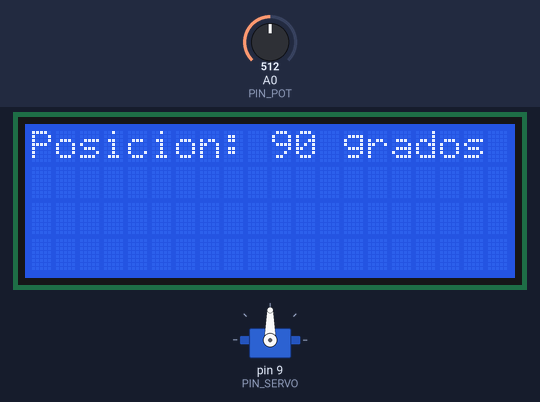
Simulated run of this sketch. Board: Arduino Uno, built with avr-gcc and run on an emulated ATmega328P. Parts: servo, 20×4 character LCD. The test bench sets the inputs (shaded band); at power-on: A0 (PIN_POT) = 512. What the sketch prints to the serial monitor is not drawn.

Above: at 3.2 s.
3.3 s: A0 (PIN_POT) set to 716
At 4.6 s:
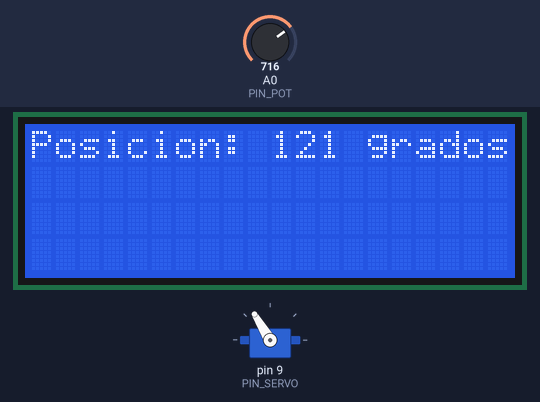
4.9 s: A0 (PIN_POT) set to 900
At 5.4 s:
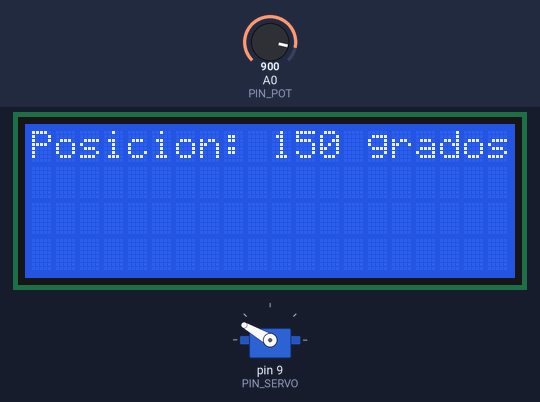
6.5 s: A0 (PIN_POT) set to 588
At 7.4 s:
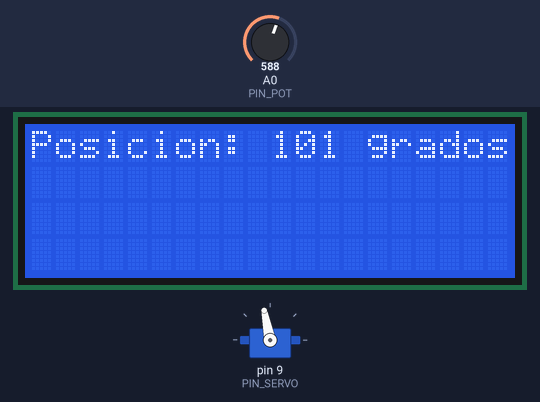
8.0 s: A0 (PIN_POT) set to 565
At 9.3 s:
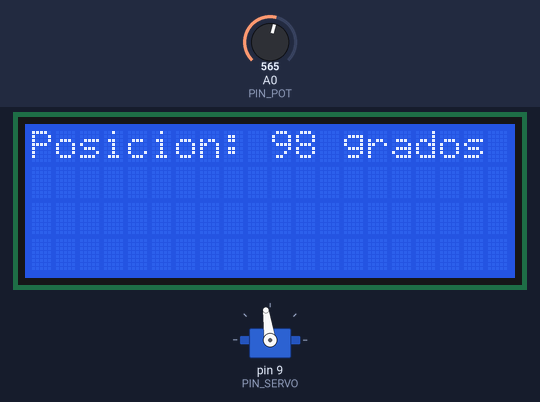
9.6 s: A0 (PIN_POT) set to 306
At 11.1 s:
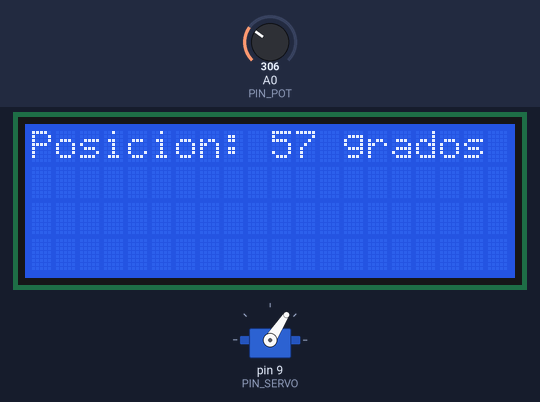
12.6 s: A0 (PIN_POT) set to 122
At 13.3 s:
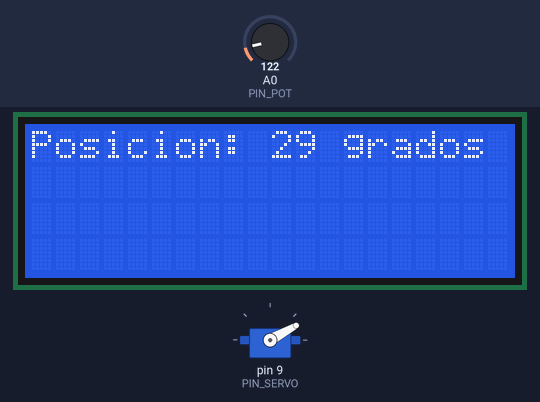
Timing chart, 0 to 15.2 s (numbered marks = the images above; inputs shaded):
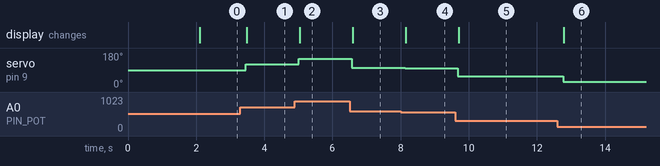

The sketch:

Ejercicio5.ino
```cpp
#include <Servo.h>
#include <Wire.h>
#include <LiquidCrystal_I2C.h>

//Objeto pantalla
LiquidCrystal_I2C lcd(0x27, 20, 4); // set the LCD address to 0x27 for a 16 chars and 2 line display

#define PIN_SERVO 9
#define PIN_POT A0
//https://www.luisllamas.es/salidas-analogicas-pwm-en-arduino/
Servo miservo;

void setup() {
  Serial.begin(9600);
  miservo.attach(PIN_SERVO);
  lcd.init();
  lcd.backlight();
  lcd.setCursor(0, 0);
  lcd.print("Inicializando...");
  delay(2000);
  lcd.clear();
}

void loop() {
  int val = analogRead(PIN_POT);
  int Ang = map(val, 0, 1023, 10, 170);
  Serial.println(Ang);
  miservo.write(Ang);
  muestraTexto(Ang);
  delay(150);
}

void muestraTexto(int Ang) {
   lcd.clear();
  Serial.println(F("Muestra Texto en Pantalla LCD 20x4."));
  lcd.setCursor(0, 0);
  lcd.print("Posicion: ");
  lcd.print(Ang);
  lcd.print(" grados");


}
```

Measured:
- after the input at 3.3 s, servo on pin 9 (PIN_SERVO): 90° → 121° after 0.16 s; the display: changes after 0.18 s (image 1)
- after the input at 4.9 s, servo on pin 9 (PIN_SERVO): 121° → 150° after 0.12 s; the display: changes after 0.14 s (image 2)
- after the input at 6.5 s, servo on pin 9 (PIN_SERVO): 150° → 101° after 0.07 s; the display: changes after 0.09 s (image 3)
- after the input at 8.0 s, servo on pin 9 (PIN_SERVO): 101° → 98° after 0.13 s; the display: changes after 0.15 s (image 4)
- after the input at 9.6 s, servo on pin 9 (PIN_SERVO): 98° → 57° after 0.08 s; the display: changes after 0.10 s (image 5)
- after the input at 12.6 s, servo on pin 9 (PIN_SERVO): 57° → 29° after 0.17 s; the display: changes after 0.19 s (image 6)
